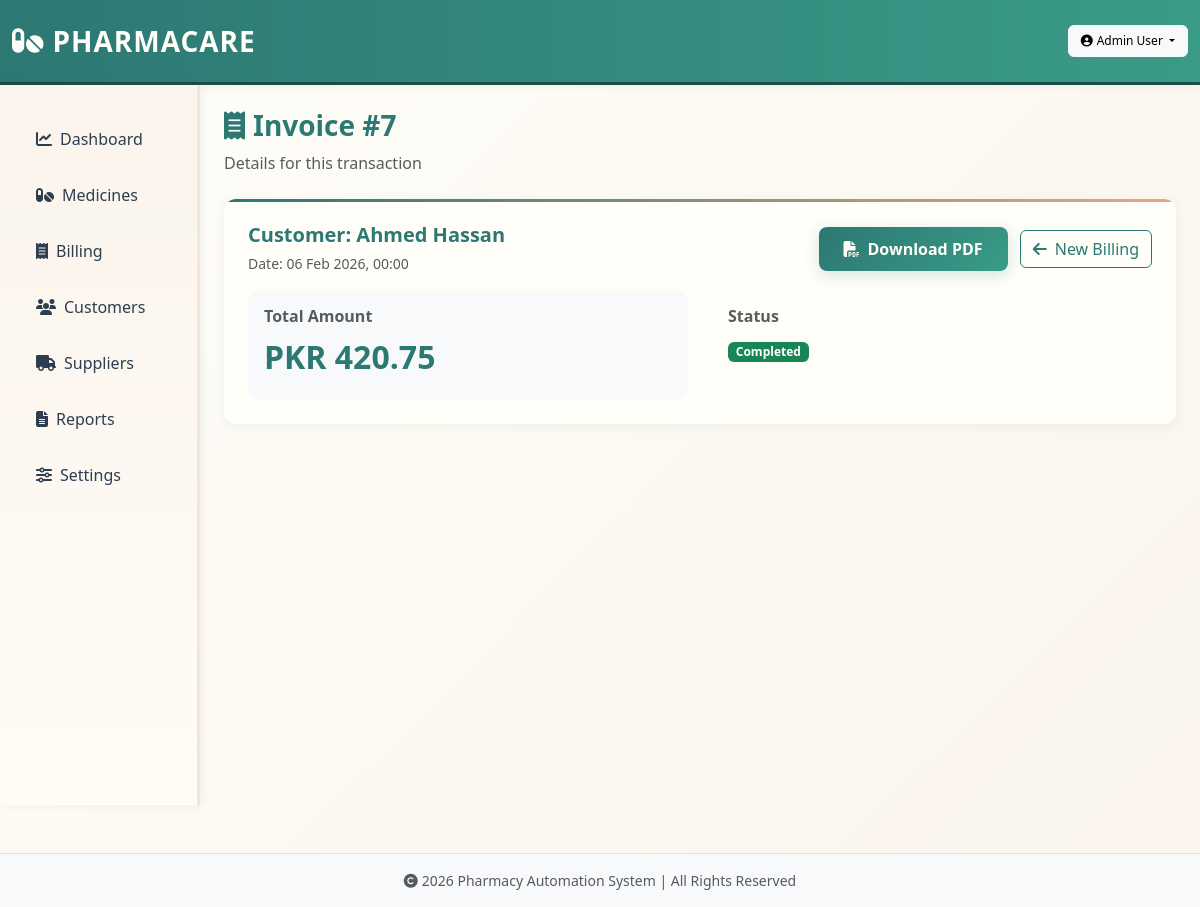
/sale/7 (signed in), run on the app's committed database.
### app.py (models this page shows)
class Sale(db.Model):
    id = db.Column(db.Integer, primary_key=True)
    customer_name = db.Column(db.String(200))
    total = db.Column(db.Float, default=0.0)
    date = db.Column(db.DateTime, default=datetime.utcnow)

### app.py (the view)
@app.route('/sale/<int:id>')
@login_required()
def sale_detail(id):
    s = Sale.query.get_or_404(id)
    return render_template('sale_detail.html', sale=s)

### app.py (called while the page is built)
def login_required(role=None):
    def decorator(f):
        @wraps(f)
        def wrapped(*args, **kwargs):
            if 'user_id' not in session:
                flash('Please login first', 'warning')
                return redirect(url_for('login'))
            if role and session.get('role') not in role:
                flash('Access denied. Insufficient permissions.', 'danger')
                return redirect(url_for('dashboard'))
            return f(*args, **kwargs)
        return wrapped
    return decorator

@app.context_processor
def inject_logo():
    logo_path = None
    try:
        for f in os.listdir(IMG_DIR):
            if f.startswith('logo'):
                logo_path = os.path.join('static', 'images', f).replace('\\', '/')
                break
    except Exception:
        logo_path = None
    return dict(logo=logo_path)

### templates/sale_detail.html (shortened to what this page needs)
{% extends 'base.html' %}
{% block content %}
<div class="mb-4">
  <h3><i class="fas fa-receipt me-2 text-teal"></i>Invoice #{{ sale.id }}</h3>
  <p class="text-muted">Details for this transaction</p>
</div>
<div class="card p-4">
  <div class="d-flex justify-content-between align-items-center mb-3">
    <div>
      <h5 class="mb-1">Customer: <strong>{{ sale.customer_name }}</strong></h5>
      <small class="text-muted">Date: {{ sale.date.strftime('%d %b %Y, %H:%M') }}</small>
    </div>
    <div class="text-end">
      <a class="btn btn-primary me-2" href="/sale/{{ sale.id }}/invoice"><i class="fas fa-file-pdf me-2"></i>Download PDF</a>
      <a class="btn btn-outline-secondary" href="/billing"><i class="fas fa-arrow-left me-2"></i>New Billing</a>
    </div>
  </div>
  <div class="row">
    <div class="col-md-6">
      <div class="p-3 bg-light rounded">
        <h6 class="text-muted">Total Amount</h6>
        <h2 class="text-teal">PKR {{ '%.2f'|format(sale.total) }}</h2>
      </div>
    </div>
    <div class="col-md-6">
      <div class="p-3">
        <h6 class="text-muted">Status</h6>
        <span class="badge bg-success">Completed</span>
      </div>
    </div>
  </div>
</div>
{% endblock %}

### static/css/style.css (style rules this page uses)
* { margin: 0; padding: 0; box-sizing: border-box; }
:root { --beige: #F5E6D3; --teal: #2C7873; --dark-teal: #1B4F45; --cream: #FFFEF9; --light-beige: #FAF4EC; --accent: #E8A87C; --text-dark: #2C3E50; --text-light: #7F8C8D; }
body { background: linear-gradient(135deg, #FFFEF9 0%, #FAF4EC 100%); color: var(--text-dark); font-family: 'Segoe UI', Tahoma, Geneva, Verdana, sans-serif; min-height: 100vh; }
.btn-teal, .btn-primary { background: linear-gradient(135deg, var(--teal) 0%, #3a9b87 100%); border: none; color: var(--cream); font-weight: 600; padding: 10px 25px; border-radius: 8px; transition: all 0.3s ease; box-shadow: 0 4px 15px rgba(44, 120, 115, 0.2); position: relative; overflow: hidden; }
.btn-teal::before, .btn-primary::before { content: ''; position: absolute; top: 50%; left: 50%; width: 0; height: 0; border-radius: 50%; background: rgba(255, 255, 255, 0.3); transform: translate(-50%, -50%); transition: width 0.6s, height 0.6s; }
.btn-outline-secondary { color: var(--teal); border-color: var(--teal); transition: all 0.3s ease; }
.card { border: none; border-radius: 12px; background: var(--cream); box-shadow: 0 2px 12px rgba(44, 120, 115, 0.08); transition: all 0.4s cubic-bezier(0.175, 0.885, 0.32, 1.275); overflow: hidden; position: relative; animation: fadeInUp 0.6s ease-out; }
.card::before { content: ''; position: absolute; top: 0; left: 0; width: 100%; height: 3px; background: linear-gradient(90deg, var(--teal), var(--accent)); }
.card h6, .card h5, .card h4 { color: var(--teal); font-weight: 700; margin-bottom: 12px; }
.rounded { border-radius: 12px !important; }
h1, h2, h3, h4, h5, h6 { color: var(--teal); font-weight: 700; }
html { scroll-behavior: smooth; }
* { transition: background-color 0.3s ease, color 0.3s ease; }

### data on the page
Sale: id "7", customer_name "Ahmed Hassan", date "06 Feb 2026, 00:00", total "420.75"

### other printed values
{{ session.user_name }} "Admin User"
